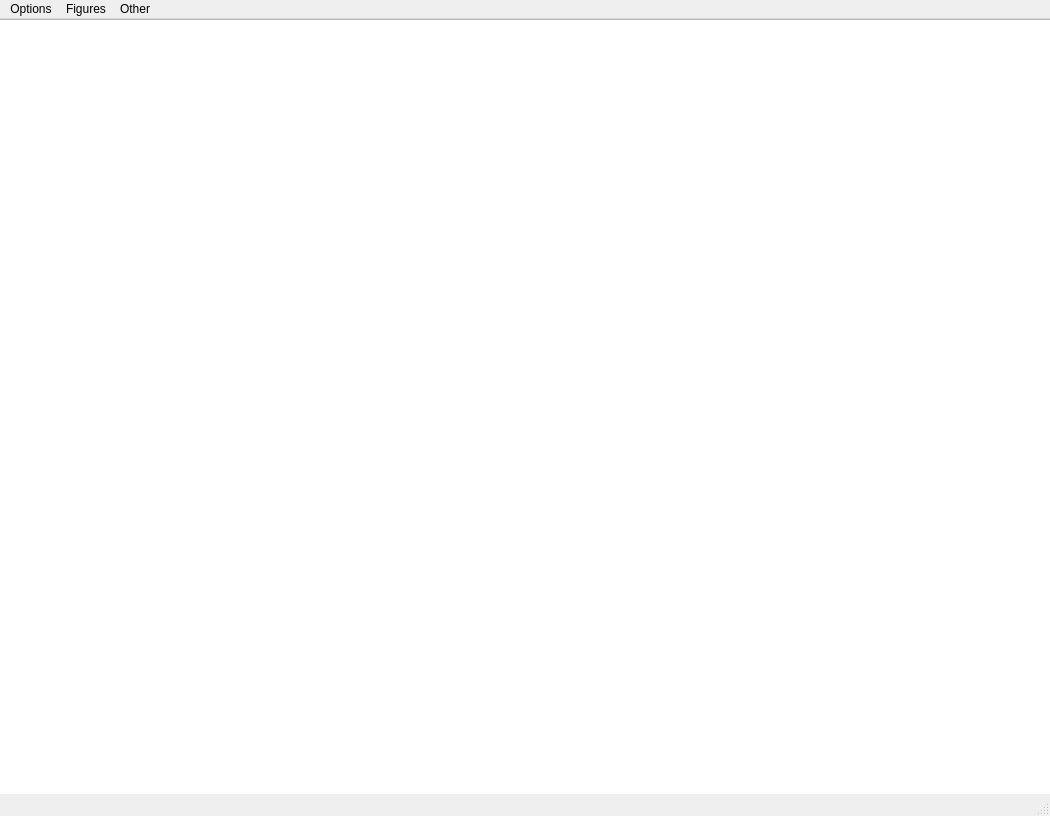
<?xml version="1.0" encoding="UTF-8"?>
<ui version="4.0">
 <class>MainWindow</class>
 <widget class="QMainWindow" name="MainWindow">
  <property name="geometry">
   <rect>
    <x>0</x>
    <y>0</y>
    <width>1050</width>
    <height>816</height>
   </rect>
  </property>
  <property name="windowTitle">
   <string>MainWindow</string>
  </property>
  <widget class="QWidget" name="centralwidget">
   <widget class="QGraphicsView" name="graphicsView">
    <property name="geometry">
     <rect>
      <x>-5</x>
      <y>0</y>
      <width>1061</width>
      <height>801</height>
     </rect>
    </property>
   </widget>
  </widget>
  <widget class="QMenuBar" name="menubar">
   <property name="geometry">
    <rect>
     <x>0</x>
     <y>0</y>
     <width>1050</width>
     <height>19</height>
    </rect>
   </property>
   <widget class="QMenu" name="menuOptions">
    <property name="title">
     <string>Options</string>
    </property>
    <addaction name="actionRed"/>
    <addaction name="actionGreen"/>
    <addaction name="actionBlue"/>
    <addaction name="actionCustomColor"/>
    <addaction name="actionClear"/>
   </widget>
   <widget class="QMenu" name="menuFigures">
    <property name="title">
     <string>Figures</string>
    </property>
    <addaction name="actionSquare"/>
    <addaction name="actionRomb"/>
    <addaction name="actionTriangle"/>
    <addaction name="actionSave"/>
    <addaction name="actionLoad"/>
   </widget>
   <widget class="QMenu" name="menuOther">
    <property name="title">
     <string>Other</string>
    </property>
    <addaction name="actionAddBall"/>
   </widget>
   <addaction name="menuOptions"/>
   <addaction name="menuFigures"/>
   <addaction name="menuOther"/>
  </widget>
  <widget class="QStatusBar" name="statusbar"/>
  <action name="actionRed">
   <property name="text">
    <string>Red</string>
   </property>
  </action>
  <action name="actionGreen">
   <property name="text">
    <string>Green</string>
   </property>
  </action>
  <action name="actionBlue">
   <property name="text">
    <string>Blue</string>
   </property>
  </action>
  <action name="actionClear">
   <property name="text">
    <string>Clear</string>
   </property>
  </action>
  <action name="actionCustomColor">
   <property name="text">
    <string>Custom Color</string>
   </property>
  </action>
  <action name="actionSquare">
   <property name="text">
    <string>Square</string>
   </property>
  </action>
  <action name="actionRomb">
   <property name="text">
    <string>Romb</string>
   </property>
  </action>
  <action name="actionTriangle">
   <property name="text">
    <string>Triangle</string>
   </property>
  </action>
  <action name="actionSave">
   <property name="text">
    <string>Save</string>
   </property>
  </action>
  <action name="actionLoad">
   <property name="text">
    <string>Load</string>
   </property>
  </action>
  <action name="actionAddBall">
   <property name="text">
    <string>AddBall</string>
   </property>
  </action>
 </widget>
 <resources/>
 <connections/>
</ui>
